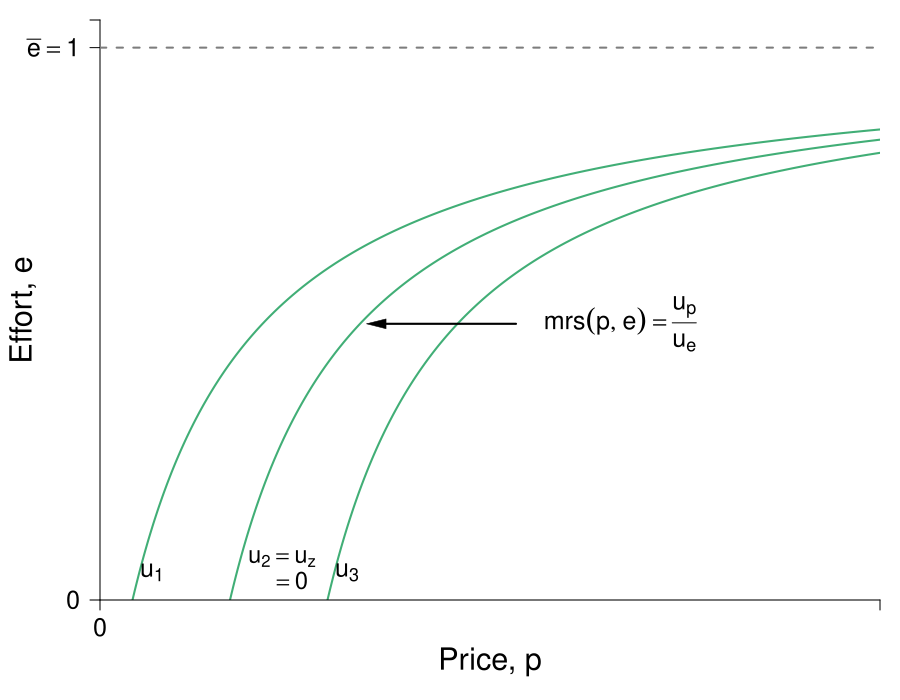

The R source for this figure:
require(shape)
pdf(file = "employment/employment_price_initial_indiff.pdf", width = 9, height = 7)

#Set parameters for graphics
axislabelsize <- 1.8
labelsize <- 1.5
namesize <- 1.8
annotatesize <- 1.5
graphlinewidth <- 2
segmentlinewidth <- 1.5

COL <- c("#7fc97f", "#beaed4", "#fdc086", "#ffff99", "#386cb0", "#f0027f", "#bf5b17", "#666666")
COLA <- c("#e0f3db", "#99d8c9","#66c2a4","#41ae76", "#238b45", "#005824")
COLB <- c("#4eb3d3", "#2b8cbe", "#0868ac","#084081")

#Parameters for figures
u1 <- 4
u2 <- 10
u3 <- 16
a1 <- 2
a2 <- 2
a3 <- 2

indiffFn1 <- function(y, u1 = 4.5, a1 = 2) {
  1 - (a1) / (y - u1)
}

indiffFn2 <- function(y, u2 = 10.5, a2 = 2) {
  1 - (a2) / (y - u2)
}

indiffFn3 <- function(y, u3 = 16.5, a3 = 2) {
  1 - (a3) / (y - u3)
}

PCFn <- function(delta, mu = 16) {
  delta/mu
}

#The derivative for the function q = 1 - delta/(p - u) = delta/p - u)^2;
#From that we get the derivative and substitute in the relevant values
#for delta, u and p; that is we get a slope of 1/32
#But we also need the intercept; 0.375 above, or q/2 as it stood
tangentLine <- function(w){
  0.375 + (1/32)*w
}

COL <- c("#bae4b3", "#74c476", "#238b45")
par(mar =  c(5, 5, 4, 2))
xlims <- c(0, 10)
ylims <- c(0, 1.05)


plot(0, 0, xlim = xlims, ylim = ylims, type = "n",
     xlab = expression(paste("Price, ", p)),
     ylab = expression(paste("Effort, ", e)),
     xaxt = "n", 
     yaxt = "n",
     cex.lab = axislabelsize, 
     bty = "n", 
     xaxs="i", 
     yaxs="i")


# xpoly1 <- seq(from = xlims[1] + 0.2, to = 8, length.out = 500)
# ypoly1 <- PCFn(xpoly1, mu = 8)
# polygon(x = c(xpoly1, rev(xpoly1[1])), y = c(ypoly1, rev(ypoly1)[1]), col=COLA[1], density=NULL, border = NA)
# 

npts <- 500 
xx1 <- seq(u1 + a1 + 0.1, xlims[2], length.out = npts)
xx2 <- seq(u2 + a2 + 0.1, xlims[2], length.out = npts)
xx3 <- seq(3, xlims[2], length.out = npts)
xx4 <- seq(7, 17, 0.01)
xx5 <- seq(xlims[1] + 0.2, xlims[2], length.out = npts)
xx6 <- seq(xlims[1], 20, length.out = npts)


#Draw the lines for the graphs
#lines(xx5, PCFn(xx5, mu = 8), col = COLA[4], lwd = graphlinewidth)
lines(xx5, indiffFn1(xx5, u = 0), col = COLA[4], lwd = graphlinewidth)
lines(xx5, indiffFn1(xx5, u = -1.5), col = COLA[4], lwd = graphlinewidth)
lines(xx3, indiffFn1(xx3, u = 1.5), col = COLA[4], lwd = graphlinewidth)


#Customize ticks and labels for the plot
ticksy <- c(0,  1, ylims[2])
ylabels <- c(0,  expression(paste(bar(e) == 1) ), NA)
ticksx <- c(0, xlims[2])
xlabels <- c(0,  NA)
axis(1, at = ticksx, pos = 0, labels = xlabels, cex.axis = labelsize)
axis(2, at = ticksy, pos = 0, labels = ylabels, las = 1, cex.axis = labelsize)

#Annotation of the three indifference curves
text(0.8, 0.05, expression(paste(u[1])), cex = labelsize)
text(2.8, 0.05, expression(paste(u[2] == u[z], phantom() == 0)), cex = labelsize - 0.05)
text(3.8, 0.05, expression(paste(u[3])), cex = labelsize)

#Line for the max quality, q = 1 
segments(0, 1, xlims[2], 1, lty = 2, col = "darkgray", lwd = 2)
#Annotating line of 100% quality
#text(1.4, 1.025, expression(paste("Maximum level of effort, ", bar(e))))

#Add a point for the tangency
# segments(4, 0, 4, PCFn(delta = 4, mu = 8), lty = 2, col = "darkgray", lwd = segmentlinewidth)
# segments(0, PCFn(delta = 4, mu = 8), 4, PCFn(delta = 4, mu = 8), lty = 2, col = "darkgray", lwd = segmentlinewidth)
# points(4, PCFn(delta = 4, mu = 8), pch = 16, col = "black", cex = 1.5)
# text(4, PCFn(delta = 4, mu = 8) + 0.03, expression(paste(c)))


#Arrow to Slope of production function
# Arrows(8, 0.9, 18, 0.9, col = "black", lty = 1, lwd = 1.5, arr.type = "triangle")
# text(5, 0.93, expression(paste("Slope = ", frac(1, y[e]))))
# text(6.4, 0.83, expression(paste(" = ", frac(e^0.5, phi))))
#text(6.2, 0.83, expression(paste(" = ", frac(y, 2*phi^2))))
# text(20.8, 0.96, expression(paste(y(e))))

# Arrows(19, 0.6, 16.5, 0.6, col = "black", lty = 1, lwd = 1.5, arr.type = "triangle")
# text(21, 0.6, expression(paste(-frac(1, y[e]) == frac(u[y],u[e]))))

# text(4, 0.5, expression(paste("Feasible")))
# text(4, 0.45, expression(paste("set")))



#Label the feasible frontier
# text(2, 0.75, expression("Better for"), cex = labelsize)
# text(2, 0.7, expression("employer"), cex = labelsize)
# text(3.2, 0.5, expression("(production possibilities frontier)"), cex = labelsize)
# Arrows(4.35, 0.95, 8.1, 0.95, col = "black", lty = 1, lwd = 2, arr.type = "triangle", arr.lwd = 0.5)

# text(8, 0.25, expression("Better for"), cex = labelsize)
# text(8, 0.2, expression("employee"), cex = labelsize)


# text(4, 0.97, expression(paste("Slope of iso-profit")), cex = labelsize)
# text(4, 0.89, expression(paste(-mrt(p,e) == frac(de,dp),phantom()==frac(e, p))), cex = labelsize)
# Arrows(5.1, 0.89, 6.9, 0.89, col = "black", lty = 1, lwd = 2, arr.type = "triangle", arr.lwd = 0.5)

text(8, 0.5, expression(paste(mrs(p,e) == frac(u[p],u[e]) )), cex = labelsize)
Arrows(6.4, 0.5, 4.25, 0.5, col = "black", lty = 1, lwd = 2, arr.type = "triangle", arr.lwd = 0.5)


dev.off()
